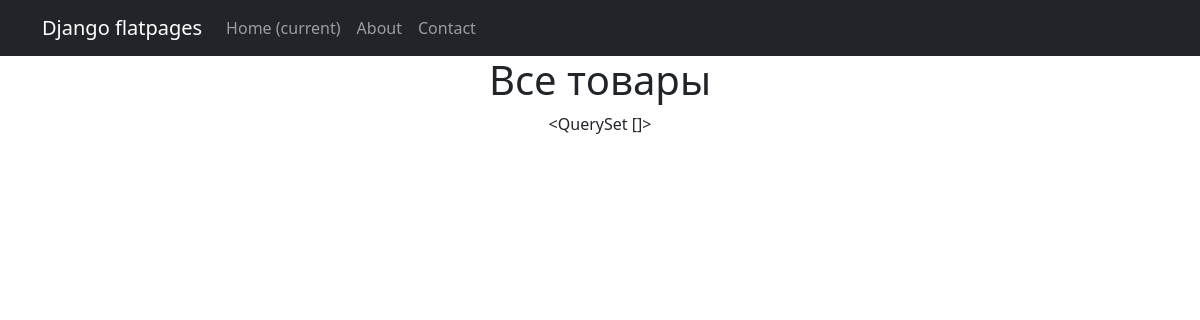
/products/, run on an earlier commit of the app's database.
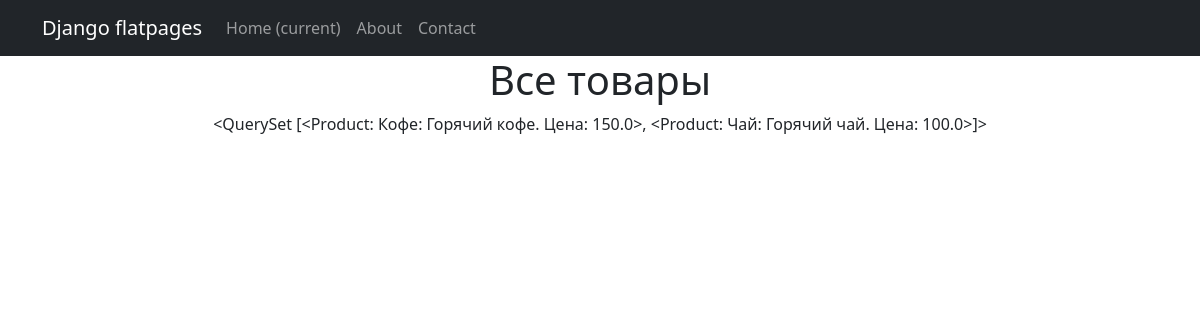
And on a later commit of the database.
### store/models.py (models this page shows)
class Product(models.Model):
    name = models.CharField(
        max_length=50,
        unique=True, # названия товаров не должны повторяться
    )
    description = models.TextField()
    quantity = models.IntegerField(
        validators=[MinValueValidator(0)],
    )
    category = models.ForeignKey(
        to='Category',
        on_delete=models.CASCADE,
        related_name='products', # все продукты в категории будут доступны через поле products
    )
    price = models.FloatField(
        validators=[MinValueValidator(0.0)],
    )
    def __str__(self):
        return f'{self.name.title()}: {self.description[:20]}. Цена: {str(self.price)}'

### store/views.py (the view)
# urls.py: path('', ProductsList.as_view()),
class ProductsList(ListView):
    model = Product
    ordering = 'name'
    template_name = 'products.html'
    context_object_name = 'products'

### templates/products.html (shortened to what this page needs)
{% extends 'flatpages/default.html' %}
{% block content %}
<h1>Все товары</h1>
{{ products }}
{% endblock content %}

### templates/flatpages/default.html (shortened to what this page needs)
<!DOCTYPE html>
<html lang="en">
    <head>
        {% load static %}
        <link href="{% static 'css/styles.css' %}" rel="stylesheet" />
    </head>
    <body>
        <nav class="navbar navbar-expand-lg navbar-dark bg-dark static-top">
            <div class="container">
                <a class="navbar-brand" href="#">Django flatpages</a>
                <div class="collapse navbar-collapse" id="navbarResponsive">
                    <ul class="navbar-nav ml-auto">
                        <li class="nav-item active">
                            <a class="nav-link" href="#">Home
                                <span class="sr-only">(current)</span>
                            </a>
                        </li>
                        <li class="nav-item">
                            <a class="nav-link" href="/about/">About</a>
                        </li>
                        <li class="nav-item">
                            <a class="nav-link" href="/contacts/">Contact</a>
                        </li>
                    </ul>
                </div>
            </div>
         </nav>
        <div class="container">
            <div class="row">
                <div class="col-lg-12 text-center">
                    {% block content %}{% endblock content %}
                </div>
            </div>
         </div>
    </body>
</html>

What changed in the data, as far as the page shows it:
added Product: name+description+price "<QuerySet [<Product: Кофе: Горячий кофе. Цена: 150.0>, <Product: Чай: Горячий чай. Цена: 100.0>]>"
Also different on the page:
{{ products }}: "<QuerySet []>" → (not shown)
